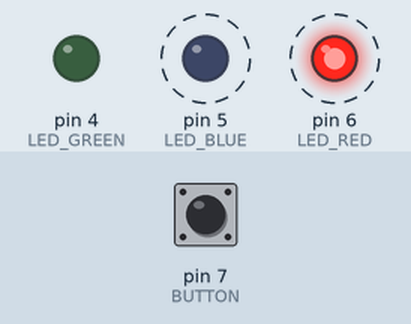
Simulated run of this sketch. Board: Arduino Uno, built with avr-gcc and run on an emulated ATmega328P. On the bench: output pins drawn as LEDs (lit = HIGH). Dashed ring = blinking. Inputs (shaded band) come from the test bench; at power-on: pin 7 (BUTTON) LOW.

Above: at 1.2 s.
1.3 s: pin 7 (BUTTON) pulled HIGH for 0.15 s
At 1.37 s:
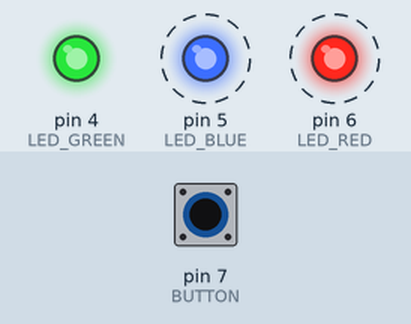
4.3 s: pin 7 (BUTTON) pulled HIGH for 1 s
At 5.89 s:
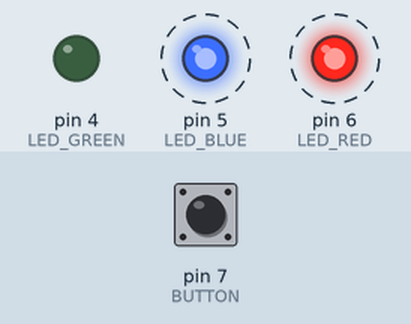
7.3 s: pin 7 (BUTTON) pulled HIGH for 3.2 s
At 7.65 s:
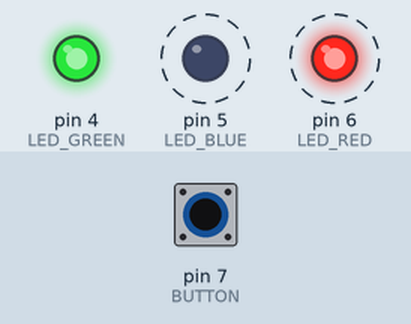
Timing chart, 0 to 18.0 s (numbered marks = the images above; inputs shaded):
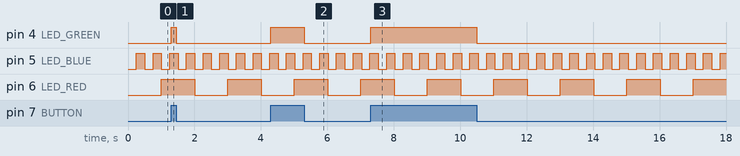

The sketch:

basic_blinky_with_millis.ino
```cpp
#define LED_GREEN   4
#define LED_BLUE    5
#define LED_RED     6
#define BUTTON      7

unsigned long t_red = millis();
unsigned long t_blue = millis();
unsigned long t_current;

void setup() {
  pinMode(LED_GREEN, OUTPUT);
  pinMode(LED_BLUE, OUTPUT);
  pinMode(LED_RED, OUTPUT);
  pinMode(BUTTON, INPUT);
}

void loop() {

  t_current = millis();
  if (t_current - t_red > 1000) {
    digitalWrite(LED_RED, !digitalRead(LED_RED));
    t_red = t_current;
  }

  t_current = millis();
  if (t_current - t_blue > 250) {
    digitalWrite(LED_BLUE, !digitalRead(LED_BLUE));
    t_blue = t_current;
  }

  if (digitalRead(BUTTON) == HIGH) {
    digitalWrite(LED_GREEN, HIGH);
  } else {
    digitalWrite(LED_GREEN, LOW);
  }
}
```

Measured:
- after the input at 1.3 s, pin 4 (LED_GREEN): LOW → HIGH at once, → LOW 0.15 s later
- after the input at 4.3 s, pin 4 (LED_GREEN): LOW → HIGH at once, → LOW 1.0 s later
- after the input at 7.3 s, pin 4 (LED_GREEN): LOW → HIGH at once, → LOW 3.2 s later
- by itself, pin 5 (LED_BLUE): alternates HIGH for 0.25 s and LOW for 0.25 s
- by itself, pin 6 (LED_RED): alternates HIGH for 1.0 s and LOW for 1.0 s
